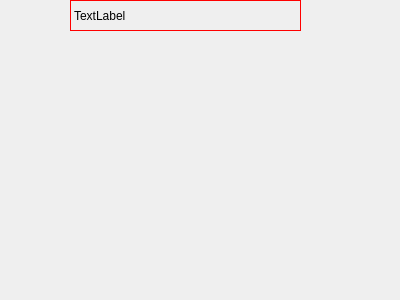
<?xml version="1.0" encoding="UTF-8"?>
<ui version="4.0">
 <class>Widget</class>
 <widget class="QWidget" name="Widget">
  <property name="geometry">
   <rect>
    <x>0</x>
    <y>0</y>
    <width>400</width>
    <height>300</height>
   </rect>
  </property>
  <property name="windowTitle">
   <string>Widget</string>
  </property>
  <widget class="QLabel" name="label">
   <property name="geometry">
    <rect>
     <x>70</x>
     <y>0</y>
     <width>231</width>
     <height>31</height>
    </rect>
   </property>
   <property name="styleSheet">
    <string notr="true">/*border-color: rgb(197, 0, 0);*/
border: 1px solid red;</string>
   </property>
   <property name="text">
    <string>TextLabel</string>
   </property>
  </widget>
 </widget>
 <layoutdefault spacing="6" margin="11"/>
 <resources/>
 <connections/>
</ui>
